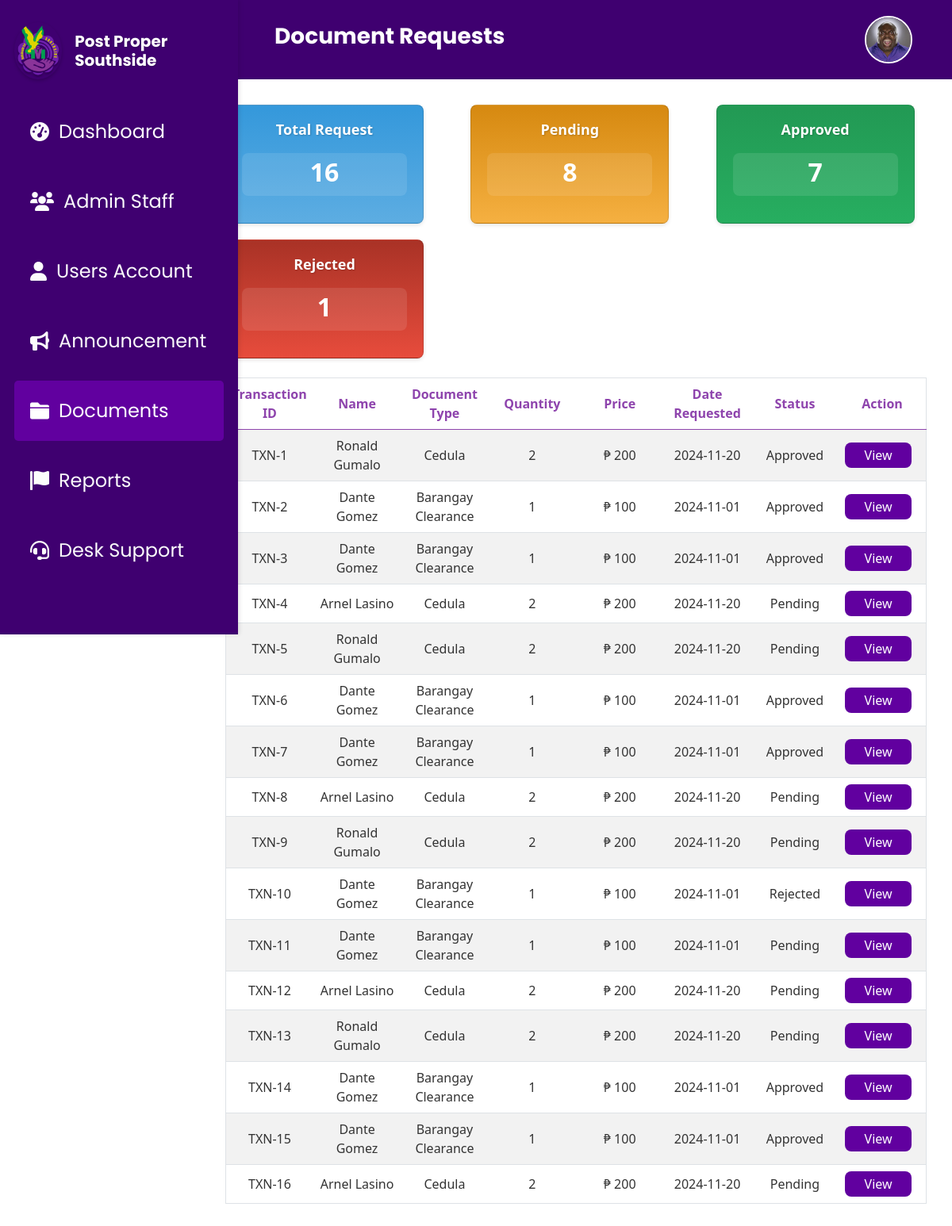
/documents.php (signed in), run on the app's committed database.
### tables this page shows
CREATE TABLE `document_requests` (
  `Id` int(11) NOT NULL,
  `DocumentType` varchar(100) NOT NULL,
  `Name` varchar(255) NOT NULL,
  `Address` varchar(255) DEFAULT NULL,
  `TIN_No` varchar(50) DEFAULT NULL,
  `CTC_No` varchar(50) DEFAULT NULL,
  `Alias` varchar(100) DEFAULT NULL,
  `Age` int(11) DEFAULT NULL,
  `LengthOfStay` int(11) DEFAULT NULL,
  `Citizenship` varchar(100) DEFAULT NULL,
  `Gender` varchar(10) DEFAULT NULL,
  `CivilStatus` varchar(50) DEFAULT NULL,
  `Purpose` text DEFAULT NULL,
  `Status` varchar(50) DEFAULT NULL,
  `Quantity` int(11) DEFAULT NULL,
  `DateRequested` date DEFAULT NULL,
  `valid_id` varchar(255) NOT NULL,
  `request_picture` varchar(255) NOT NULL
);

### documents.php (the view, shortened to what this page needs)
<?php
$price = 100.00;
include 'db.php';
$query = "SELECT Id, Name, DocumentType, Quantity, $price * Quantity AS Price, DateRequested, Status FROM document_requests";
$stmt = $conn->prepare($query);
$stmt->execute();
$documentRequests = $stmt->fetchAll(PDO::FETCH_ASSOC);
$totalRequestQuery = "SELECT COUNT(*) AS total FROM document_requests";
$pendingCountQuery = "SELECT COUNT(*) AS pending FROM document_requests WHERE LOWER(Status) = 'pending'";
$approvedCountQuery = "SELECT COUNT(*) AS approved FROM document_requests WHERE LOWER(Status) = 'approved'";
$rejectedCountQuery = "SELECT COUNT(*) AS rejected FROM document_requests WHERE LOWER(Status) = 'rejected'";
$totalRequest = $conn->query($totalRequestQuery)->fetch(PDO::FETCH_ASSOC)['total'];
$pendingCount = $conn->query($pendingCountQuery)->fetch(PDO::FETCH_ASSOC)['pending'];
$approvedCount = $conn->query($approvedCountQuery)->fetch(PDO::FETCH_ASSOC)['approved'];
$rejectedCount = $conn->query($rejectedCountQuery)->fetch(PDO::FETCH_ASSOC)['rejected'];
?>
<!DOCTYPE html>
<html lang="en">
<head>
    <link rel="stylesheet" href="https://cdn.jsdelivr.net/npm/bootstrap@5.0.2/dist/css/bootstrap.min.css">
    <link rel="stylesheet" href="css/Documents.css">
</head>
<body>
<?php
    include 'header.php';
    include 'sidebar.php';
?>
<div class="main-content">
    <div class="statistic-container row text-center mb-4">
        <div class="col">
            <div class="card" style="background: linear-gradient(180deg, #3498DB, #5DADE2); width: 250px; height: 150px; color: white;">
                <h2 class="card-title">Total Request</h2>
                <div class="card-text" style="background: rgba(255, 255, 255, 0.1); width: 100%; height: 50%;">
                    <?php echo $totalRequest; ?>
                </div>
            </div>
        </div>
        <div class="col">
            <div class="card" style="background: linear-gradient(180deg, #D68910, #F5B041); width: 250px; height: 150px; color: white;">
                <h2 class="card-title">Pending</h2>
                <div class="card-text" style="background: rgba(255, 255, 255, 0.1); width: 100%; height: 50%;">
                    <?php echo $pendingCount; ?>
                </div>
            </div>
        </div>
        <div class="col">
            <div class="card" style="background: linear-gradient(180deg, #229954, #27AE60); width: 250px; height: 150px; color: white;">
                <h2 class="card-title">Approved</h2>
                <div class="card-text" style="background: rgba(255, 255, 255, 0.1); width: 100%; height: 50%;">
                    <?php echo $approvedCount; ?>
                </div>
            </div>
        </div>
        <div class="col">
            <div class="card" style="background: linear-gradient(180deg, #A93226, #E74C3C); width: 250px; height: 150px; color: white;">
                <h2 class="card-title">Rejected</h2>
                <div class="card-text" style="background: rgba(255, 255, 255, 0.1); width: 100%; height: 50%;">
                    <?php echo $rejectedCount; ?>
                </div>
            </div>
        </div>
    </div>
    <div class="table-container">
        <table class="table table-striped mb-0">
            <thead>
                <tr>
                    <th>Transaction ID</th>
                    <th>Name</th>
                    <th>Document Type</th>
                    <th>Quantity</th>
                    <th>Price</th>
                    <th>Date Requested</th>
                    <th>Status</th>
                    <th>Action</th>
                </tr>
            </thead>
            <tbody>
                <?php
                if (!empty($documentRequests)) {
                    foreach ($documentRequests as $row) {
                        echo "<tr>";
                        echo "<td>TXN-" . htmlspecialchars($row['Id']) . "</td>";
                        echo "<td>" . htmlspecialchars($row['Name']) . "</td>";
                        echo "<td>" . htmlspecialchars($row['DocumentType']) . "</td>";
                        echo "<td>" . htmlspecialchars($row['Quantity']) . "</td>";
                        echo "<td>₱ " . htmlspecialchars($row['Price']) . "</td>";
                        echo "<td>" . htmlspecialchars($row['DateRequested']) . "</td>";
                        echo "<td>" . ucfirst(htmlspecialchars(strtolower($row['Status']))) . "</td>";
                        echo '<td><a href="document_verify.php?id=' . htmlspecialchars($row['Id']) . '" class="action-button">View</a></td>';
                        echo "</tr>";
                    }
                } else {
                    echo "<tr><td colspan='8'>No document requests found.</td></tr>";
                }
                ?>
            </tbody>
        </table>
    </div>
</div>
</body>
</html>

### css/Documents.css (style rules this page uses)
body { padding: 0; font-family: "Poppins", sans-serif; font-size: 20px; background-color: #ffffff; }
.main-content { margin-left: 200vh; background-color: #ffffff; }
table { width: 100%; border-collapse: collapse; margin-top: 20px; table-layout: fixed; border: 1px solid #ccc; }
th, td { padding: 15px; text-align: center; border: 1px solid #ddd; font-size: 16px; }
th { text-align: center; background-color: #f2f2f2; color: #8e44ad; font-weight: bold; }
td { word-wrap: break-word; color: #333; }
.table td, .table th { text-align: center; vertical-align: middle; }
.action-button { width: 7vw; height: 4vh; background-color: #61009f !important; color: white; display: flex; align-items: center; justify-content: center; border: none; border-radius: 8px; text-decoration: none; }
.card { border-radius: 0.5rem !important; box-shadow: 0 2px 5px rgba(0, 0, 0, 0.1); background-color: #fff; padding: 20px; border: 1px solid #e0e0e0; }
.card-title { font-size: 18px; font-weight: bold; color: #ffffff; text-shadow: 1px 1px 2px rgba(0, 0, 0, 0.2); }
.card-text { font-size: 2rem; font-weight: bold; border-radius: 0.5rem; color: #ffffff; margin-top: 10px; background: rgba(255, 255, 255, 0.1); }
.statistic-container { display: flex; justify-content: center; gap: 20px; margin-bottom: 20px; }
@media (max-width: 1200px) { .main-content { margin-left: 200px; } }

### css/header.css (style rules this page uses)
* { margin: 0; padding: 0; box-sizing: border-box; }

### css/Sidebar.css (style rules this page uses)
.main-content { padding: 2rem; margin-left: 21vw; flex: 1; }

### data on the page
document_requests: Id "1", Name "Ronald Gumalo", DocumentType "Cedula", Quantity "2", Price "200", DateRequested "2024-11-20", Status "Approved"
document_requests: Id "2", Name "Dante Gomez", DocumentType "Barangay Clearance", Quantity "1", Price "100", DateRequested "2024-11-01", Status "Approved"
document_requests: Id "3", Name "Dante Gomez", DocumentType "Barangay Clearance", Quantity "1", Price "100", DateRequested "2024-11-01", Status "Approved"
document_requests: Id "4", Name "Arnel Lasino", DocumentType "Cedula", Quantity "2", Price "200", DateRequested "2024-11-20", Status "Pending"
document_requests: Id "5", Name "Ronald Gumalo", DocumentType "Cedula", Quantity "2", Price "200", DateRequested "2024-11-20", Status "Pending"
document_requests: Id "6", Name "Dante Gomez", DocumentType "Barangay Clearance", Quantity "1", Price "100", DateRequested "2024-11-01", Status "Approved"
document_requests: Id "7", Name "Dante Gomez", DocumentType "Barangay Clearance", Quantity "1", Price "100", DateRequested "2024-11-01", Status "Approved"
document_requests: Id "8", Name "Arnel Lasino", DocumentType "Cedula", Quantity "2", Price "200", DateRequested "2024-11-20", Status "Pending"
document_requests: Id "9", Name "Ronald Gumalo", DocumentType "Cedula", Quantity "2", Price "200", DateRequested "2024-11-20", Status "Pending"
document_requests: Id "10", Name "Dante Gomez", DocumentType "Barangay Clearance", Quantity "1", Price "100", DateRequested "2024-11-01", Status "Rejected"
document_requests: Id "11", Name "Dante Gomez", DocumentType "Barangay Clearance", Quantity "1", Price "100", DateRequested "2024-11-01", Status "Pending"
document_requests: Id "12", Name "Arnel Lasino", DocumentType "Cedula", Quantity "2", Price "200", DateRequested "2024-11-20", Status "Pending"
document_requests: Id "13", Name "Ronald Gumalo", DocumentType "Cedula", Quantity "2", Price "200", DateRequested "2024-11-20", Status "Pending"
document_requests: Id "14", Name "Dante Gomez", DocumentType "Barangay Clearance", Quantity "1", Price "100", DateRequested "2024-11-01", Status "Approved"
document_requests: Id "15", Name "Dante Gomez", DocumentType "Barangay Clearance", Quantity "1", Price "100", DateRequested "2024-11-01", Status "Approved"
document_requests: Id "16", Name "Arnel Lasino", DocumentType "Cedula", Quantity "2", Price "200", DateRequested "2024-11-20", Status "Pending"

### other printed values
$pageTitle "Document Requests"
$totalRequest "16"
$pendingCount "8"
$approvedCount "7"
$rejectedCount "1"
